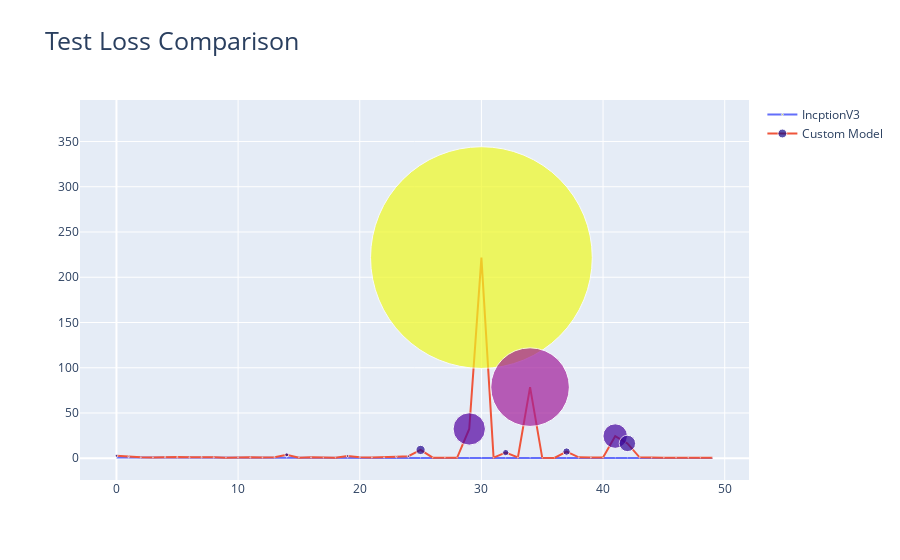

Write notebook code for a chart like this one.
### Code cell
fig = go.Figure(data=go.Scatter(
    y=history_model_InceptionV3.history["val_loss"],
    mode='lines+markers',
    marker=dict(size=np.array(history_model_InceptionV3.history["val_loss"]),
                color=np.array(history_model_InceptionV3.history["val_loss"])*50),
    name="IncptionV3"
))


fig.add_trace(go.Scatter(
    y=history_custom_model.history["val_loss"],
    mode='lines+markers',
    marker=dict(size=np.array(history_custom_model.history["val_loss"]),
                color=np.array(history_custom_model.history["val_loss"])*50),
    name="Custom Model"
))


fig.update_layout(title=go.layout.Title(text="Test Loss Comparison",
                                        font=go.layout.title.Font(size=25)))

fig.show()
